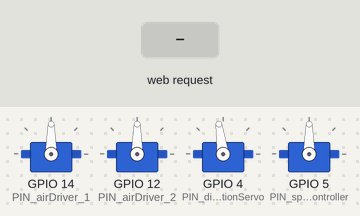
The sketch below on a simulated ESP8266 (NodeMCU). On the bench: 4 × servo. Inputs (shaded band) come from the test bench.

Above: at 1.2 s.
1.3 s: HTTP request GET /speedup received
At 3.4 s:
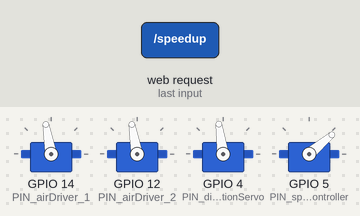
4.3 s: HTTP request GET /turnright received
At 5.0 s:
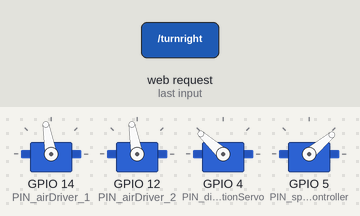
5.8 s: HTTP request GET /turnleft received
At 6.1 s:
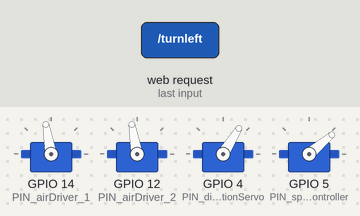
7.3 s: HTTP request GET /speeddown received
At 8.4 s:
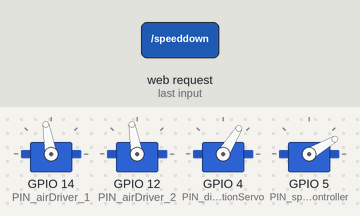
8.8 s: HTTP request GET /setdefault received
At 9.6 s:
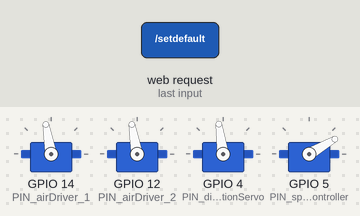
10.3 s: HTTP request GET /maxspeed received
At 12.7 s:
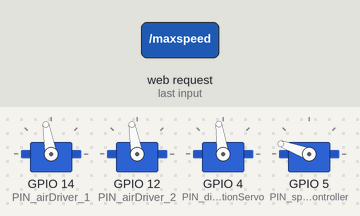
Timing chart, 0 to 14.2 s (numbered marks = the images above; inputs shaded):
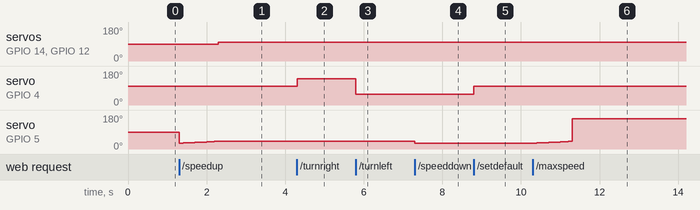

The sketch:

wifiServerController.ino
```cpp
#include <Servo.h>
#include <ESP8266WiFi.h>

// @INIT

// define port
WiFiClient controller;
WiFiServer server(80);

// WIFI settings
const char * ssid = "ShawarmaHost";
const char * password = "14881488";

// command received from application
String  commandFromController ="";

// MODULES

// AIR PIN 2

// controller degree for fill with air
int airDriver_Stage_Fill = 115;
// controller degree for fill with air
int airDriver_Stage_Unfill = 100;

int airDriver_Stage_MiddleFill = 110;
int airDriver_Stage_LowFill = 105;
int airDriver_Stage_HighFill = 113;
int airDriver_Stage_MiddleHighFill = 111;

int smoothIndex = airDriver_Stage_Unfill;

int PIN_airDriver_1 = 14;
int PIN_airDriver_2 = 12;
Servo airDriver_1;
Servo airDriver_2;

// controller degree to unfill stage
int DEGREE_airDriver_2 = airDriver_Stage_Unfill;
int DEGREE_airDriver_1 = airDriver_Stage_Unfill;

// DiRECTION (LEFT|RIGHT) PIN 4

// servo motor is not really correct in degrees
int DIRECTION_NORMAL = 98; // == 90*
int DIRECTION_LEFT = 58; // == 120*
int DIRECTION_RIGHT = 138; // == 60*

int PIN_directionServo = 4;
Servo directionServo;
int DEGREE_directionServo = DIRECTION_NORMAL; // degrees to normal stage

// SPEED CONTROLLER PIN 5

int speedController_stopStage = 30;
int speedController_FirstSpeed = 40;
int speedController_SecondSpeed = 120;
int speedController_ThirdSpeed = 160;
// int speedController_maxSpeedStage = 180;
// int speedController_step = 50;

int PIN_speedController = 5;
Servo speedController;
int DEGREE_speedController = speedController_stopStage; // to minimal state of move

// @SETUP

void setup () {

  // servo init

  airDriver_1.attach(PIN_airDriver_1);
  airDriver_2.attach(PIN_airDriver_2);

  directionServo.attach(PIN_directionServo);

  directionServo.write(DIRECTION_NORMAL);

  speedController.attach(PIN_speedController);

  // start serial for debugging

//  Serial.begin(115200);
//  Serial.println("Setup ");


  // wifi server inits
  server.begin();

}

// @LOOP

void loop () {

    // if the server available
    controller = server.available();
    if (!controller) return;

    // take command from controller
    commandFromController = checkControllerAction();

    // If the incoming command is "turnright", run the directionServo_Right function
    if (commandFromController == "turnright")
      directionServo_Right();

    // If the incoming command is "turnleft", run the directionServo_Left function
    else if (commandFromController == "turnleft")
      directionServo_Left();

    // If the incoming command is "setdefault", run the directionServo_Default function
    else if (commandFromController == "setdefault")
      directionServo_Default();

    // If the incoming command is "speedup", run the speedController_Up function
    else if (commandFromController == "speedup")
      speedController_Up();

    // If the incoming command is "speeddown", run the speedController_Down function
    else if (commandFromController == "speeddown")
      speedController_Down();

    // If the incoming command is "stop", run the speedController_stopStage function
    else if (commandFromController == "stop")
      speedController_Stop();

    // If the incoming command is "maxspeed", run the speedController_Max function
    else if (commandFromController == "maxspeed")
      speedController_Max();

    // If the incoming command is "off", run the airDriver_Off function
    else if (commandFromController == "off")
      airDriver_Off();

    // If the incoming command is "on", run the airDriver_On function
    else if (commandFromController == "on")
      airDriver_On();

    // events write
    airDriver_1.write(DEGREE_airDriver_1);
    airDriver_2.write(DEGREE_airDriver_2);

    directionServo.write(DEGREE_directionServo);

    speedController.write(DEGREE_speedController);
}

// @CHECK_CONTORLLER

String checkControllerAction (void) {

  // wait for client signal
  while(!controller.available()) delay(1);

  // take command
  String request = controller.readStringUntil('\r');

//  Serial.println(request);

  // delete http:/someIp/ from http:/someIp/command
  request.remove(0, 5);

  request.remove(request.length()-9,9);

  // return it
  return request;
}

// @EVENTS_AIRDRIVER

// starts air in
void airDriver_On (void) {

  // smooth airdriver filling
/*
  for (smoothIndex = airDriver_Stage_Unfill; smoothIndex <= airDriver_Stage_Fill; smoothIndex++) {

    DEGREE_airDriver_1 = smoothIndex;
    DEGREE_airDriver_2 = smoothIndex;

    airDriver_1.write(DEGREE_airDriver_1);
    airDriver_2.write(DEGREE_airDriver_2);

    delay(200);
  }
*/

  // thunder airdriver filling

    DEGREE_airDriver_1 = airDriver_Stage_Fill;
    DEGREE_airDriver_2 = airDriver_Stage_Fill;

    airDriver_1.write(DEGREE_airDriver_1);
    airDriver_2.write(DEGREE_airDriver_2);

}

// off the air in (and probably all)
void airDriver_Off (void) {

  // smooth airdriver stop
/*
    for (smoothIndex = DEGREE_airDriver_1; smoothIndex >= airDriver_Stage_Unfill; smoothIndex--) {

      DEGREE_airDriver_1 = smoothIndex;
      DEGREE_airDriver_2 = smoothIndex;

      airDriver_1.write(DEGREE_airDriver_1);
      airDriver_2.write(DEGREE_airDriver_2);

      delay(200);
    }

*/

  // thinder airdriver stop

    DEGREE_airDriver_1 = airDriver_Stage_Unfill;
    DEGREE_airDriver_2 = airDriver_Stage_Unfill;

    airDriver_1.write(DEGREE_airDriver_1);
    airDriver_2.write(DEGREE_airDriver_2);

    if (DEGREE_speedController != speedController_stopStage) {
      speedController_Stop();
      speedController.write(DEGREE_speedController);
    }

    if (DEGREE_directionServo != DIRECTION_NORMAL) {
      directionServo_Default();
      directionServo.write(DEGREE_directionServo);
    }

}

// @EVENTS_DIRECTIONCONTROLLER

// change direction of servo to right
void directionServo_Right (void) {

  if (DEGREE_directionServo == DIRECTION_RIGHT)
    return;

  DEGREE_directionServo = DIRECTION_RIGHT;

}

// change direction of servo to left
void directionServo_Left (void) {

  if (DEGREE_directionServo == DIRECTION_LEFT)
    return;

  DEGREE_directionServo = DIRECTION_LEFT;

}

// change direction of servo to default
void directionServo_Default (void) {

  DEGREE_directionServo = DIRECTION_NORMAL;

}

// @EVENTS_SPEEDCONTROLLER

// speedup the speed by step
void speedController_Up (void) {

  if (DEGREE_speedController >= speedController_ThirdSpeed)
    return;
  else if (DEGREE_speedController == speedController_stopStage) {
    for (int smoothSpdStrt = speedController_stopStage; smoothSpdStrt < speedController_FirstSpeed; smoothSpdStrt++) {
      DEGREE_speedController += 1;
      speedController.write(DEGREE_speedController);
      delay(100);
    }
    DEGREE_speedController = speedController_FirstSpeed;
  }
  else if (DEGREE_speedController == speedController_FirstSpeed)
    DEGREE_speedController = speedController_SecondSpeed;
  else if (DEGREE_speedController == speedController_SecondSpeed)
    DEGREE_speedController = speedController_ThirdSpeed;

}

// speeddown the speed by step
void speedController_Down (void) {

  if (DEGREE_speedController <= speedController_stopStage)
    return;
  else if (DEGREE_speedController == speedController_ThirdSpeed)
    DEGREE_speedController = speedController_SecondSpeed;
  else if (DEGREE_speedController == speedController_SecondSpeed)
    DEGREE_speedController = speedController_FirstSpeed;
  else if (DEGREE_speedController == speedController_FirstSpeed)
    DEGREE_speedController = speedController_stopStage;

}

// speedup the speed to max speed position
void speedController_Max (void) {

 if (DEGREE_speedController == speedController_stopStage)
   speedController_Up();

  if (DEGREE_speedController >= speedController_ThirdSpeed)
    return;

  DEGREE_speedController = speedController_ThirdSpeed;

}

// speeddown the speed to stop position
void speedController_Stop (void) {

   DEGREE_speedController = speedController_stopStage;

 }
```

Measured:
- after the input at 1.3 s, servo on GPIO 14 (PIN_airDriver_1), servo on GPIO 12 (PIN_airDriver_2): 90° → 100° after 1.0 s; servo on GPIO 5 (PIN_speedController): 90° → 31° at once, → 32° 0.10 s later, → 33° 0.10 s later, → 34° 0.10 s later, … (10 changes in this stretch)
- after the input at 4.3 s, servo on GPIO 4 (PIN_directionServo): 98° → 138° at once
- after the input at 5.8 s, servo on GPIO 4 (PIN_directionServo): 138° → 58° at once
- after the input at 7.3 s, servo on GPIO 5 (PIN_speedController): 40° → 30° at once
- after the input at 8.8 s, servo on GPIO 4 (PIN_directionServo): 58° → 98° at once
- after the input at 10.3 s, servo on GPIO 5 (PIN_speedController): moves from 30° to 160° over 1.0 s, starting at once
